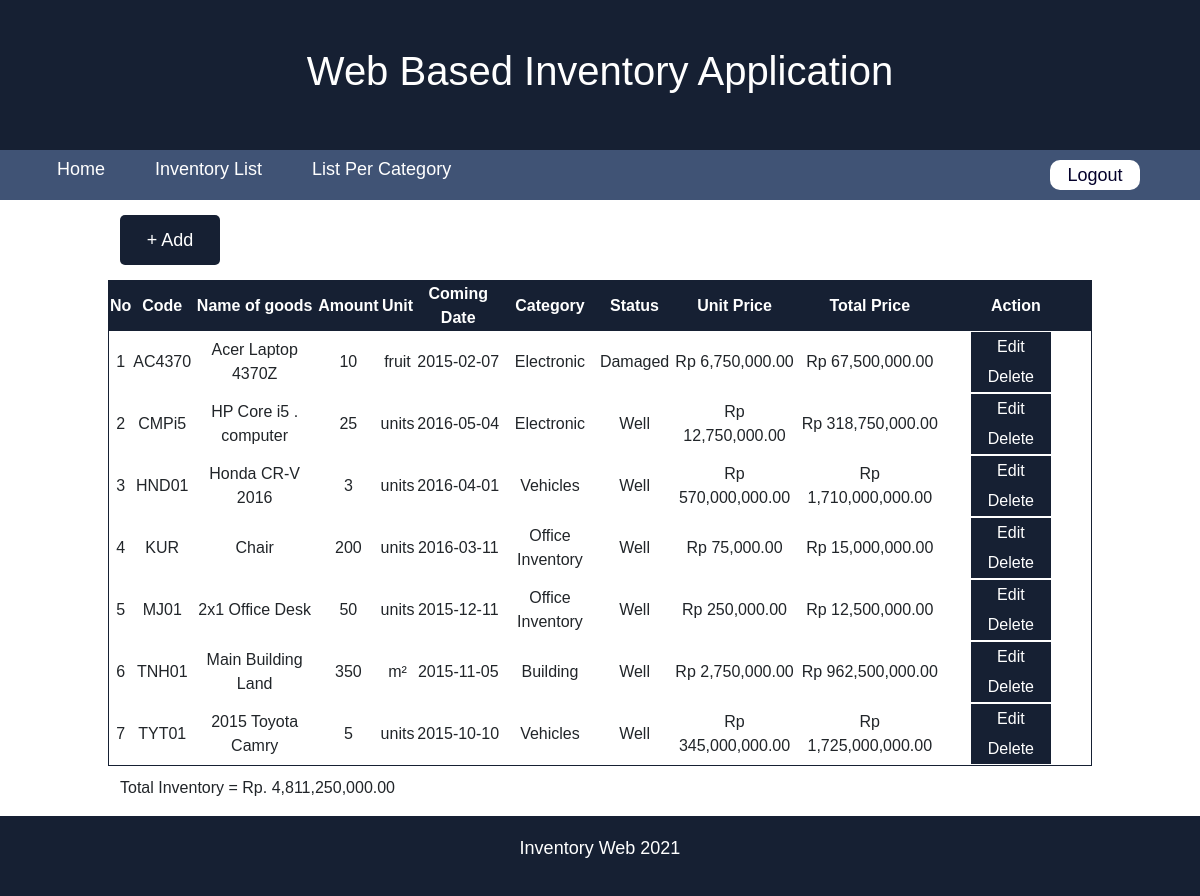
Before: /list-inventory.php (signed in) with the older database file.
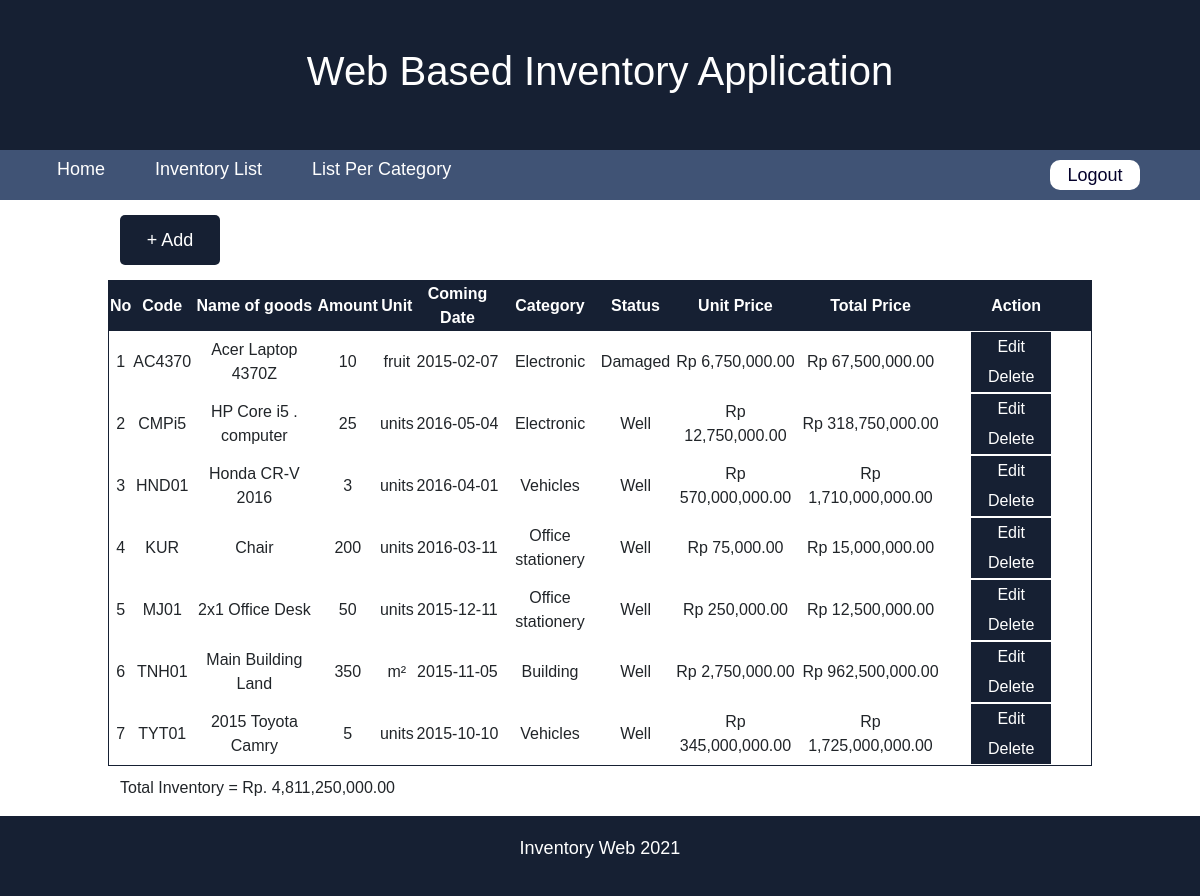
After: the same page with the newer database file.
### tables this page shows
CREATE TABLE `inventory` (
  `item_id` varchar(10) NOT NULL,
  `item_name` varchar(30) NOT NULL,
  `amount` int(11) NOT NULL,
  `unit` varchar(15) NOT NULL,
  `arrival_date` date NOT NULL,
  `category` varchar(20) NOT NULL,
  `item_status` varchar(20) NOT NULL,
  `price` int(20) NOT NULL
);

### list-inventory.php (the view, shortened to what this page needs)
<!DOCTYPE html>
<html lang="en">
<head>
    <link href="https://cdn.jsdelivr.net/npm/bootstrap@5.1.3/dist/css/bootstrap.min.css" rel="stylesheet">
    <link rel="stylesheet" href="css-inventory.css">
    <link rel="stylesheet" href="nav.css">
</head>
<body>
    <div class="header">
        <h1>Web Based Inventory Application</h1>
    </div>
    <div class="nav-container">
        <ul class="nav-item">
            <li><a href="home.php">Home</a></li>
            <li><a href="list-inventory.php">Inventory List</a></li>
            <li>
                <div class="dropdown">
                    <a href="">List Per Category</a>
                </div>
            </li>
        </ul>
        <?php
      if(empty($_SESSION['username'])){
        echo "<a href='login.php'><button class='sign-in'>Sign In</button></a>";
      }else{
        echo "<a href='logout.php'><button class='sign-in'>Logout</button></a>";
      }
    ?>
    </div>
    <div class="content-container">
        <div class="row">
            <div class="col-2">
                <a href="add-form.php"><button class="btn-add">+ Add</button></a>
            </div>
        </div>
        <div class="row">
            <table>
                <tr>
                    <th>No</th>
                    <th>Code</th>
                    <th>Name of goods</th>
                    <th>Amount</th>
                    <th>Unit</th>
                    <th>Coming Date</th>
                    <th>Category</th>
                    <th>Status</th>
                    <th>Unit Price</th>
                    <th>Total Price</th>
                    <th>Action</th>
                </tr>
        <?php
            include 'db/connect.php';
            $totalPrice=0;
            $no=0;
            if(isset($_GET['tag'])){
                $tag = $_GET['tag'];
                $sql = "SELECT * FROM inventory WHERE category='$tag'";
            }else{
                $sql = "SELECT * FROM inventory";
            }
            $query = $connection->query($sql);
            while($data = $query->fetch_object()){
                $itemId = $data->item_id;
                $itemName = $data->item_name;
                $amount = $data->amount;
                $unit = $data->unit;
                $coming = $data->arrival_date;
                $category = $data->category;
                $itemStatus = $data->item_status;
                $price = $data->price;
                $total=$price*$amount;
                $totalPrice+=$total;
                $formattedPrice = number_format($price, 2);
                $formattedTotal = number_format($total, 2);
        ?>
                <tr>
                    <td><?php echo ++$no ?></td>
                    <td><?php echo $itemId ?></td>
                    <td><?php echo $itemName ?></td>
                    <td><?php echo $amount ?></td>
                    <td><?php echo $unit ?></td>
                    <td><?php echo $coming ?></td>
                    <td><?php echo $category ?></td>
                    <td><?php echo $itemStatus ?></td>
                    <td><?php echo "Rp $formattedPrice" ?></td>
                    <td><?php echo "Rp $formattedTotal" ?></td>
                    <td>
                        <a href="edit-form.php?id=<?php echo $itemId ?>"><button class="btn-form">Edit</button></a>
                        <a href="delete-confirm.php?id=<?php echo $itemId ?>"><button class="btn-form">Delete</button></a>
                    </td>
                </tr>
            <?php
            }
            $formattedTotalPrice = number_format($totalPrice, 2);
            ?>
            </table>
        </div>
        <div class="row">
            <p>Total Inventory = Rp. <?php echo $formattedTotalPrice ?></p>
        </div>
    </div>
    <div class="footer">
        <p>Inventory Web 2021</p>
    </div>
</body>
</html>

Changed rows visible on the page:
changed inventory "KUR": category "Office Inventory" → "Office stationery"
changed inventory "MJ01": category "Office Inventory" → "Office stationery"
